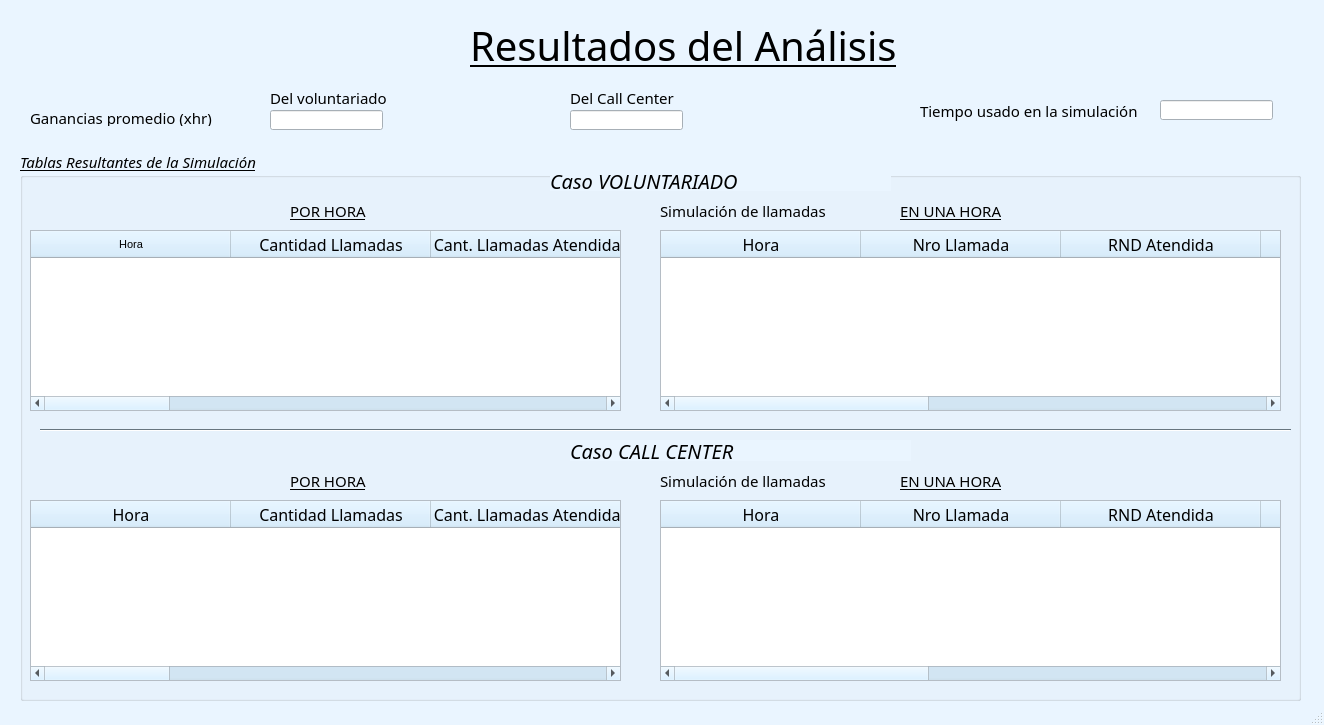
<?xml version="1.0" encoding="UTF-8"?>
<ui version="4.0">
 <class>MainWindow</class>
 <widget class="QMainWindow" name="MainWindow">
  <property name="geometry">
   <rect>
    <x>0</x>
    <y>0</y>
    <width>1324</width>
    <height>725</height>
   </rect>
  </property>
  <property name="palette">
   <palette>
    <active>
     <colorrole role="WindowText">
      <brush brushstyle="SolidPattern">
       <color alpha="255">
        <red>0</red>
        <green>0</green>
        <blue>0</blue>
       </color>
      </brush>
     </colorrole>
     <colorrole role="Button">
      <brush brushstyle="SolidPattern">
       <color alpha="255">
        <red>206</red>
        <green>234</green>
        <blue>255</blue>
       </color>
      </brush>
     </colorrole>
     <colorrole role="Light">
      <brush brushstyle="SolidPattern">
       <color alpha="255">
        <red>255</red>
        <green>255</green>
        <blue>255</blue>
       </color>
      </brush>
     </colorrole>
     <colorrole role="Midlight">
      <brush brushstyle="SolidPattern">
       <color alpha="255">
        <red>211</red>
        <green>222</green>
        <blue>227</blue>
       </color>
      </brush>
     </colorrole>
     <colorrole role="Dark">
      <brush brushstyle="SolidPattern">
       <color alpha="255">
        <red>103</red>
        <green>117</green>
        <blue>127</blue>
       </color>
      </brush>
     </colorrole>
     <colorrole role="Mid">
      <brush brushstyle="SolidPattern">
       <color alpha="255">
        <red>208</red>
        <green>221</green>
        <blue>239</blue>
       </color>
      </brush>
     </colorrole>
     <colorrole role="Text">
      <brush brushstyle="SolidPattern">
       <color alpha="255">
        <red>0</red>
        <green>0</green>
        <blue>0</blue>
       </color>
      </brush>
     </colorrole>
     <colorrole role="BrightText">
      <brush brushstyle="SolidPattern">
       <color alpha="255">
        <red>255</red>
        <green>255</green>
        <blue>255</blue>
       </color>
      </brush>
     </colorrole>
     <colorrole role="ButtonText">
      <brush brushstyle="SolidPattern">
       <color alpha="255">
        <red>0</red>
        <green>0</green>
        <blue>0</blue>
       </color>
      </brush>
     </colorrole>
     <colorrole role="Base">
      <brush brushstyle="SolidPattern">
       <color alpha="255">
        <red>255</red>
        <green>255</green>
        <blue>255</blue>
       </color>
      </brush>
     </colorrole>
     <colorrole role="Window">
      <brush brushstyle="SolidPattern">
       <color alpha="255">
        <red>234</red>
        <green>245</green>
        <blue>255</blue>
       </color>
      </brush>
     </colorrole>
     <colorrole role="Shadow">
      <brush brushstyle="SolidPattern">
       <color alpha="255">
        <red>0</red>
        <green>0</green>
        <blue>0</blue>
       </color>
      </brush>
     </colorrole>
     <colorrole role="AlternateBase">
      <brush brushstyle="SolidPattern">
       <color alpha="255">
        <red>230</red>
        <green>244</green>
        <blue>255</blue>
       </color>
      </brush>
     </colorrole>
     <colorrole role="ToolTipBase">
      <brush brushstyle="SolidPattern">
       <color alpha="255">
        <red>255</red>
        <green>255</green>
        <blue>220</blue>
       </color>
      </brush>
     </colorrole>
     <colorrole role="ToolTipText">
      <brush brushstyle="SolidPattern">
       <color alpha="255">
        <red>0</red>
        <green>0</green>
        <blue>0</blue>
       </color>
      </brush>
     </colorrole>
    </active>
    <inactive>
     <colorrole role="WindowText">
      <brush brushstyle="SolidPattern">
       <color alpha="255">
        <red>0</red>
        <green>0</green>
        <blue>0</blue>
       </color>
      </brush>
     </colorrole>
     <colorrole role="Button">
      <brush brushstyle="SolidPattern">
       <color alpha="255">
        <red>206</red>
        <green>234</green>
        <blue>255</blue>
       </color>
      </brush>
     </colorrole>
     <colorrole role="Light">
      <brush brushstyle="SolidPattern">
       <color alpha="255">
        <red>255</red>
        <green>255</green>
        <blue>255</blue>
       </color>
      </brush>
     </colorrole>
     <colorrole role="Midlight">
      <brush brushstyle="SolidPattern">
       <color alpha="255">
        <red>211</red>
        <green>222</green>
        <blue>227</blue>
       </color>
      </brush>
     </colorrole>
     <colorrole role="Dark">
      <brush brushstyle="SolidPattern">
       <color alpha="255">
        <red>103</red>
        <green>117</green>
        <blue>127</blue>
       </color>
      </brush>
     </colorrole>
     <colorrole role="Mid">
      <brush brushstyle="SolidPattern">
       <color alpha="255">
        <red>208</red>
        <green>221</green>
        <blue>239</blue>
       </color>
      </brush>
     </colorrole>
     <colorrole role="Text">
      <brush brushstyle="SolidPattern">
       <color alpha="255">
        <red>0</red>
        <green>0</green>
        <blue>0</blue>
       </color>
      </brush>
     </colorrole>
     <colorrole role="BrightText">
      <brush brushstyle="SolidPattern">
       <color alpha="255">
        <red>255</red>
        <green>255</green>
        <blue>255</blue>
       </color>
      </brush>
     </colorrole>
     <colorrole role="ButtonText">
      <brush brushstyle="SolidPattern">
       <color alpha="255">
        <red>0</red>
        <green>0</green>
        <blue>0</blue>
       </color>
      </brush>
     </colorrole>
     <colorrole role="Base">
      <brush brushstyle="SolidPattern">
       <color alpha="255">
        <red>255</red>
        <green>255</green>
        <blue>255</blue>
       </color>
      </brush>
     </colorrole>
     <colorrole role="Window">
      <brush brushstyle="SolidPattern">
       <color alpha="255">
        <red>234</red>
        <green>245</green>
        <blue>255</blue>
       </color>
      </brush>
     </colorrole>
     <colorrole role="Shadow">
      <brush brushstyle="SolidPattern">
       <color alpha="255">
        <red>0</red>
        <green>0</green>
        <blue>0</blue>
       </color>
      </brush>
     </colorrole>
     <colorrole role="AlternateBase">
      <brush brushstyle="SolidPattern">
       <color alpha="255">
        <red>230</red>
        <green>244</green>
        <blue>255</blue>
       </color>
      </brush>
     </colorrole>
     <colorrole role="ToolTipBase">
      <brush brushstyle="SolidPattern">
       <color alpha="255">
        <red>255</red>
        <green>255</green>
        <blue>220</blue>
       </color>
      </brush>
     </colorrole>
     <colorrole role="ToolTipText">
      <brush brushstyle="SolidPattern">
       <color alpha="255">
        <red>0</red>
        <green>0</green>
        <blue>0</blue>
       </color>
      </brush>
     </colorrole>
    </inactive>
    <disabled>
     <colorrole role="WindowText">
      <brush brushstyle="SolidPattern">
       <color alpha="255">
        <red>103</red>
        <green>117</green>
        <blue>127</blue>
       </color>
      </brush>
     </colorrole>
     <colorrole role="Button">
      <brush brushstyle="SolidPattern">
       <color alpha="255">
        <red>206</red>
        <green>234</green>
        <blue>255</blue>
       </color>
      </brush>
     </colorrole>
     <colorrole role="Light">
      <brush brushstyle="SolidPattern">
       <color alpha="255">
        <red>255</red>
        <green>255</green>
        <blue>255</blue>
       </color>
      </brush>
     </colorrole>
     <colorrole role="Midlight">
      <brush brushstyle="SolidPattern">
       <color alpha="255">
        <red>211</red>
        <green>222</green>
        <blue>227</blue>
       </color>
      </brush>
     </colorrole>
     <colorrole role="Dark">
      <brush brushstyle="SolidPattern">
       <color alpha="255">
        <red>103</red>
        <green>117</green>
        <blue>127</blue>
       </color>
      </brush>
     </colorrole>
     <colorrole role="Mid">
      <brush brushstyle="SolidPattern">
       <color alpha="255">
        <red>208</red>
        <green>221</green>
        <blue>239</blue>
       </color>
      </brush>
     </colorrole>
     <colorrole role="Text">
      <brush brushstyle="SolidPattern">
       <color alpha="255">
        <red>103</red>
        <green>117</green>
        <blue>127</blue>
       </color>
      </brush>
     </colorrole>
     <colorrole role="BrightText">
      <brush brushstyle="SolidPattern">
       <color alpha="255">
        <red>255</red>
        <green>255</green>
        <blue>255</blue>
       </color>
      </brush>
     </colorrole>
     <colorrole role="ButtonText">
      <brush brushstyle="SolidPattern">
       <color alpha="255">
        <red>103</red>
        <green>117</green>
        <blue>127</blue>
       </color>
      </brush>
     </colorrole>
     <colorrole role="Base">
      <brush brushstyle="SolidPattern">
       <color alpha="255">
        <red>234</red>
        <green>245</green>
        <blue>255</blue>
       </color>
      </brush>
     </colorrole>
     <colorrole role="Window">
      <brush brushstyle="SolidPattern">
       <color alpha="255">
        <red>234</red>
        <green>245</green>
        <blue>255</blue>
       </color>
      </brush>
     </colorrole>
     <colorrole role="Shadow">
      <brush brushstyle="SolidPattern">
       <color alpha="255">
        <red>0</red>
        <green>0</green>
        <blue>0</blue>
       </color>
      </brush>
     </colorrole>
     <colorrole role="AlternateBase">
      <brush brushstyle="SolidPattern">
       <color alpha="255">
        <red>206</red>
        <green>234</green>
        <blue>255</blue>
       </color>
      </brush>
     </colorrole>
     <colorrole role="ToolTipBase">
      <brush brushstyle="SolidPattern">
       <color alpha="255">
        <red>255</red>
        <green>255</green>
        <blue>220</blue>
       </color>
      </brush>
     </colorrole>
     <colorrole role="ToolTipText">
      <brush brushstyle="SolidPattern">
       <color alpha="255">
        <red>0</red>
        <green>0</green>
        <blue>0</blue>
       </color>
      </brush>
     </colorrole>
    </disabled>
   </palette>
  </property>
  <property name="windowTitle">
   <string>Estudio de Recadación de Lotería - Resultados</string>
  </property>
  <property name="windowIcon">
   <iconset>
    <normaloff>imagenes/dado.png</normaloff>imagenes/dado.png</iconset>
  </property>
  <widget class="QWidget" name="centralwidget">
   <widget class="QLabel" name="lblMedia_2">
    <property name="geometry">
     <rect>
      <x>570</x>
      <y>90</y>
      <width>151</width>
      <height>16</height>
     </rect>
    </property>
    <property name="font">
     <font>
      <family>Berlin Sans FB</family>
      <pointsize>11</pointsize>
      <underline>false</underline>
     </font>
    </property>
    <property name="text">
     <string>Del Call Center</string>
    </property>
   </widget>
   <widget class="QLabel" name="label_2">
    <property name="geometry">
     <rect>
      <x>920</x>
      <y>100</y>
      <width>241</width>
      <height>21</height>
     </rect>
    </property>
    <property name="font">
     <font>
      <family>Berlin Sans FB</family>
      <pointsize>11</pointsize>
      <underline>false</underline>
     </font>
    </property>
    <property name="text">
     <string>Tiempo usado en la simulación</string>
    </property>
   </widget>
   <widget class="QLineEdit" name="txtTiempo">
    <property name="geometry">
     <rect>
      <x>1160</x>
      <y>100</y>
      <width>113</width>
      <height>20</height>
     </rect>
    </property>
    <property name="font">
     <font>
      <family>Berlin Sans FB</family>
      <pointsize>11</pointsize>
      <underline>false</underline>
     </font>
    </property>
    <property name="readOnly">
     <bool>true</bool>
    </property>
   </widget>
   <widget class="QLineEdit" name="txtGanVol">
    <property name="geometry">
     <rect>
      <x>270</x>
      <y>110</y>
      <width>113</width>
      <height>20</height>
     </rect>
    </property>
    <property name="font">
     <font>
      <family>Berlin Sans FB</family>
      <pointsize>11</pointsize>
      <underline>false</underline>
     </font>
    </property>
    <property name="readOnly">
     <bool>true</bool>
    </property>
   </widget>
   <widget class="QLabel" name="label">
    <property name="geometry">
     <rect>
      <x>30</x>
      <y>110</y>
      <width>231</width>
      <height>16</height>
     </rect>
    </property>
    <property name="font">
     <font>
      <family>Berlin Sans FB</family>
      <pointsize>11</pointsize>
      <underline>false</underline>
     </font>
    </property>
    <property name="text">
     <string>Ganancias promedio (xhr)</string>
    </property>
   </widget>
   <widget class="QLineEdit" name="txtGanCall">
    <property name="geometry">
     <rect>
      <x>570</x>
      <y>110</y>
      <width>113</width>
      <height>20</height>
     </rect>
    </property>
    <property name="font">
     <font>
      <family>Berlin Sans FB</family>
      <pointsize>11</pointsize>
      <underline>false</underline>
     </font>
    </property>
    <property name="readOnly">
     <bool>true</bool>
    </property>
   </widget>
   <widget class="QLabel" name="lblMedia">
    <property name="geometry">
     <rect>
      <x>270</x>
      <y>90</y>
      <width>221</width>
      <height>16</height>
     </rect>
    </property>
    <property name="font">
     <font>
      <family>Berlin Sans FB</family>
      <pointsize>11</pointsize>
      <underline>false</underline>
     </font>
    </property>
    <property name="text">
     <string>Del voluntariado</string>
    </property>
   </widget>
   <widget class="QLabel" name="lblTitulo">
    <property name="geometry">
     <rect>
      <x>470</x>
      <y>20</y>
      <width>671</width>
      <height>51</height>
     </rect>
    </property>
    <property name="font">
     <font>
      <family>Berlin Sans FB</family>
      <pointsize>30</pointsize>
      <italic>false</italic>
      <underline>true</underline>
     </font>
    </property>
    <property name="autoFillBackground">
     <bool>true</bool>
    </property>
    <property name="text">
     <string>Resultados del Análisis</string>
    </property>
   </widget>
   <widget class="QGroupBox" name="groupBox">
    <property name="geometry">
     <rect>
      <x>20</x>
      <y>150</y>
      <width>1281</width>
      <height>551</height>
     </rect>
    </property>
    <property name="font">
     <font>
      <family>Berlin Sans FB</family>
      <pointsize>11</pointsize>
      <italic>true</italic>
      <underline>true</underline>
     </font>
    </property>
    <property name="title">
     <string>Tablas Resultantes de la Simulación</string>
    </property>
    <widget class="QLabel" name="label_5">
     <property name="geometry">
      <rect>
       <x>640</x>
       <y>50</y>
       <width>301</width>
       <height>21</height>
      </rect>
     </property>
     <property name="font">
      <font>
       <family>Berlin Sans FB</family>
       <pointsize>11</pointsize>
       <italic>false</italic>
       <underline>false</underline>
      </font>
     </property>
     <property name="text">
      <string>Simulación de llamadas</string>
     </property>
    </widget>
    <widget class="QLabel" name="label_6">
     <property name="geometry">
      <rect>
       <x>640</x>
       <y>320</y>
       <width>231</width>
       <height>21</height>
      </rect>
     </property>
     <property name="font">
      <font>
       <family>Berlin Sans FB</family>
       <pointsize>11</pointsize>
       <italic>false</italic>
       <underline>false</underline>
      </font>
     </property>
     <property name="text">
      <string>Simulación de llamadas</string>
     </property>
    </widget>
    <widget class="QTableWidget" name="tablaSimLlamadasVol">
     <property name="geometry">
      <rect>
       <x>640</x>
       <y>80</y>
       <width>621</width>
       <height>181</height>
      </rect>
     </property>
     <property name="font">
      <font>
       <family>Berlin Sans FB</family>
       <pointsize>12</pointsize>
       <italic>false</italic>
       <underline>false</underline>
      </font>
     </property>
     <property name="sizeAdjustPolicy">
      <enum>QAbstractScrollArea::AdjustToContents</enum>
     </property>
     <property name="wordWrap">
      <bool>false</bool>
     </property>
     <attribute name="horizontalHeaderDefaultSectionSize">
      <number>200</number>
     </attribute>
     <column>
      <property name="text">
       <string>Hora</string>
      </property>
     </column>
     <column>
      <property name="text">
       <string>Nro Llamada</string>
      </property>
     </column>
     <column>
      <property name="text">
       <string>RND Atendida</string>
      </property>
     </column>
     <column>
      <property name="text">
       <string>Atendida</string>
      </property>
     </column>
     <column>
      <property name="text">
       <string>Consumió</string>
      </property>
     </column>
     <column>
      <property name="text">
       <string>RND Gasto</string>
      </property>
     </column>
     <column>
      <property name="text">
       <string>Gasto</string>
      </property>
     </column>
    </widget>
    <widget class="QTableWidget" name="tablaSimLlamadasCall">
     <property name="geometry">
      <rect>
       <x>640</x>
       <y>350</y>
       <width>621</width>
       <height>181</height>
      </rect>
     </property>
     <property name="font">
      <font>
       <family>Berlin Sans FB</family>
       <pointsize>12</pointsize>
       <italic>false</italic>
       <underline>false</underline>
      </font>
     </property>
     <property name="sizeAdjustPolicy">
      <enum>QAbstractScrollArea::AdjustToContents</enum>
     </property>
     <property name="wordWrap">
      <bool>false</bool>
     </property>
     <attribute name="horizontalHeaderDefaultSectionSize">
      <number>200</number>
     </attribute>
     <column>
      <property name="text">
       <string>Hora</string>
      </property>
     </column>
     <column>
      <property name="text">
       <string>Nro Llamada</string>
      </property>
     </column>
     <column>
      <property name="text">
       <string>RND Atendida</string>
      </property>
     </column>
     <column>
      <property name="text">
       <string>Atendida</string>
      </property>
     </column>
     <column>
      <property name="text">
       <string>Consumió</string>
      </property>
     </column>
     <column>
      <property name="text">
       <string>RND Gasto</string>
      </property>
     </column>
     <column>
      <property name="text">
       <string>Gasto</string>
      </property>
     </column>
    </widget>
    <widget class="QTableWidget" name="tablaSimCall">
     <property name="geometry">
      <rect>
       <x>10</x>
       <y>350</y>
       <width>591</width>
       <height>181</height>
      </rect>
     </property>
     <property name="font">
      <font>
       <family>Berlin Sans FB</family>
       <pointsize>12</pointsize>
       <italic>false</italic>
       <underline>false</underline>
      </font>
     </property>
     <property name="sizeAdjustPolicy">
      <enum>QAbstractScrollArea::AdjustToContents</enum>
     </property>
     <property name="wordWrap">
      <bool>false</bool>
     </property>
     <attribute name="horizontalHeaderDefaultSectionSize">
      <number>200</number>
     </attribute>
     <column>
      <property name="text">
       <string>Hora</string>
      </property>
     </column>
     <column>
      <property name="text">
       <string>Cantidad Llamadas</string>
      </property>
     </column>
     <column>
      <property name="text">
       <string>Cant. Llamadas Atendidas</string>
      </property>
     </column>
     <column>
      <property name="text">
       <string>Cant. Compras</string>
      </property>
     </column>
     <column>
      <property name="text">
       <string>Ganancia Mujeres</string>
      </property>
     </column>
     <column>
      <property name="text">
       <string>Ganancia Hombres</string>
      </property>
     </column>
     <column>
      <property name="text">
       <string>Ganancia Total</string>
      </property>
     </column>
     <column>
      <property name="text">
       <string>Ganancia Acumulada</string>
      </property>
     </column>
     <column>
      <property name="text">
       <string>Ganancia Promedio</string>
      </property>
     </column>
    </widget>
    <widget class="QTableWidget" name="tablaSimVolun">
     <property name="geometry">
      <rect>
       <x>10</x>
       <y>80</y>
       <width>591</width>
       <height>181</height>
      </rect>
     </property>
     <property name="font">
      <font>
       <family>Berlin Sans FB</family>
       <pointsize>12</pointsize>
       <italic>false</italic>
       <underline>false</underline>
      </font>
     </property>
     <property name="sizeAdjustPolicy">
      <enum>QAbstractScrollArea::AdjustToContents</enum>
     </property>
     <property name="wordWrap">
      <bool>false</bool>
     </property>
     <attribute name="horizontalHeaderDefaultSectionSize">
      <number>200</number>
     </attribute>
     <column>
      <property name="text">
       <string>Hora</string>
      </property>
      <property name="font">
       <font>
        <family>MS Shell Dlg 2</family>
        <pointsize>8</pointsize>
       </font>
      </property>
     </column>
     <column>
      <property name="text">
       <string>Cantidad Llamadas</string>
      </property>
     </column>
     <column>
      <property name="text">
       <string>Cant. Llamadas Atendidas</string>
      </property>
     </column>
     <column>
      <property name="text">
       <string>Cant. Compras</string>
      </property>
     </column>
     <column>
      <property name="text">
       <string>Ganancia Mujeres</string>
      </property>
     </column>
     <column>
      <property name="text">
       <string>Ganancia Hombres</string>
      </property>
     </column>
     <column>
      <property name="text">
       <string>Ganancia Total</string>
      </property>
     </column>
     <column>
      <property name="text">
       <string>Ganancia Acumulada</string>
      </property>
     </column>
     <column>
      <property name="text">
       <string>Ganancia Promedio</string>
      </property>
     </column>
    </widget>
    <widget class="Line" name="line_12">
     <property name="geometry">
      <rect>
       <x>20</x>
       <y>270</y>
       <width>1251</width>
       <height>20</height>
      </rect>
     </property>
     <property name="orientation">
      <enum>Qt::Horizontal</enum>
     </property>
    </widget>
    <widget class="QLabel" name="lblSubTitulo_2">
     <property name="geometry">
      <rect>
       <x>530</x>
       <y>20</y>
       <width>341</width>
       <height>21</height>
      </rect>
     </property>
     <property name="font">
      <font>
       <family>Berlin Sans FB</family>
       <pointsize>15</pointsize>
       <italic>true</italic>
       <underline>true</underline>
      </font>
     </property>
     <property name="autoFillBackground">
      <bool>true</bool>
     </property>
     <property name="text">
      <string>Caso VOLUNTARIADO</string>
     </property>
    </widget>
    <widget class="QLabel" name="lblSubTitulo_3">
     <property name="geometry">
      <rect>
       <x>550</x>
       <y>290</y>
       <width>341</width>
       <height>21</height>
      </rect>
     </property>
     <property name="font">
      <font>
       <family>Berlin Sans FB</family>
       <pointsize>15</pointsize>
       <italic>true</italic>
       <underline>true</underline>
      </font>
     </property>
     <property name="autoFillBackground">
      <bool>true</bool>
     </property>
     <property name="text">
      <string>Caso CALL CENTER</string>
     </property>
    </widget>
    <widget class="QLabel" name="label_8">
     <property name="geometry">
      <rect>
       <x>880</x>
       <y>50</y>
       <width>231</width>
       <height>21</height>
      </rect>
     </property>
     <property name="font">
      <font>
       <family>Berlin Sans FB</family>
       <pointsize>11</pointsize>
       <italic>false</italic>
       <underline>true</underline>
      </font>
     </property>
     <property name="text">
      <string>EN UNA HORA</string>
     </property>
    </widget>
    <widget class="QLabel" name="label_9">
     <property name="geometry">
      <rect>
       <x>880</x>
       <y>320</y>
       <width>231</width>
       <height>21</height>
      </rect>
     </property>
     <property name="font">
      <font>
       <family>Berlin Sans FB</family>
       <pointsize>11</pointsize>
       <italic>false</italic>
       <underline>true</underline>
      </font>
     </property>
     <property name="text">
      <string>EN UNA HORA</string>
     </property>
    </widget>
    <widget class="QLabel" name="label_10">
     <property name="geometry">
      <rect>
       <x>270</x>
       <y>50</y>
       <width>231</width>
       <height>21</height>
      </rect>
     </property>
     <property name="font">
      <font>
       <family>Berlin Sans FB</family>
       <pointsize>11</pointsize>
       <italic>false</italic>
       <underline>true</underline>
      </font>
     </property>
     <property name="text">
      <string>POR HORA</string>
     </property>
    </widget>
    <widget class="QLabel" name="label_11">
     <property name="geometry">
      <rect>
       <x>270</x>
       <y>320</y>
       <width>231</width>
       <height>21</height>
      </rect>
     </property>
     <property name="font">
      <font>
       <family>Berlin Sans FB</family>
       <pointsize>11</pointsize>
       <italic>false</italic>
       <underline>true</underline>
      </font>
     </property>
     <property name="text">
      <string>POR HORA</string>
     </property>
    </widget>
   </widget>
   <zorder>groupBox</zorder>
   <zorder>lblMedia_2</zorder>
   <zorder>label_2</zorder>
   <zorder>txtTiempo</zorder>
   <zorder>txtGanVol</zorder>
   <zorder>label</zorder>
   <zorder>txtGanCall</zorder>
   <zorder>lblMedia</zorder>
   <zorder>lblTitulo</zorder>
  </widget>
  <widget class="QStatusBar" name="statusbar"/>
 </widget>
 <resources/>
 <connections/>
</ui>
